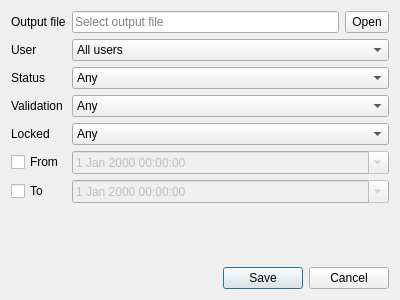
<?xml version="1.0" encoding="UTF-8"?>
<ui version="4.0">
 <class>ExportDialog</class>
 <widget class="QDialog" name="ExportDialog">
  <property name="geometry">
   <rect>
    <x>0</x>
    <y>0</y>
    <width>400</width>
    <height>300</height>
   </rect>
  </property>
  <property name="windowTitle">
   <string>Export data</string>
  </property>
  <property name="windowIcon">
   <iconset theme="document-save">
    <normaloff>.</normaloff>.</iconset>
  </property>
  <layout class="QGridLayout" name="gridLayout">
   <item row="0" column="0">
    <widget class="QLabel" name="pathLabel">
     <property name="text">
      <string>Output file</string>
     </property>
     <property name="buddy">
      <cstring>pathButton</cstring>
     </property>
    </widget>
   </item>
   <item row="0" column="1">
    <layout class="QHBoxLayout" name="horizontalLayout">
     <item>
      <widget class="QLineEdit" name="pathEdit">
       <property name="readOnly">
        <bool>true</bool>
       </property>
       <property name="placeholderText">
        <string>Select output file</string>
       </property>
      </widget>
     </item>
     <item>
      <widget class="QToolButton" name="pathButton">
       <property name="sizePolicy">
        <sizepolicy hsizetype="Preferred" vsizetype="Preferred">
         <horstretch>0</horstretch>
         <verstretch>0</verstretch>
        </sizepolicy>
       </property>
       <property name="toolTip">
        <string>Open folder</string>
       </property>
       <property name="text">
        <string>Open</string>
       </property>
       <property name="icon">
        <iconset theme="document-open">
         <normaloff>../MultimapAWZ</normaloff>../MultimapAWZ</iconset>
       </property>
      </widget>
     </item>
    </layout>
   </item>
   <item row="1" column="0">
    <widget class="QLabel" name="userLabel">
     <property name="text">
      <string>User</string>
     </property>
     <property name="buddy">
      <cstring>userCombo</cstring>
     </property>
    </widget>
   </item>
   <item row="1" column="1">
    <widget class="QComboBox" name="userCombo">
     <item>
      <property name="text">
       <string>All users</string>
      </property>
     </item>
    </widget>
   </item>
   <item row="2" column="0">
    <widget class="QLabel" name="statusLabel">
     <property name="text">
      <string>Status</string>
     </property>
     <property name="buddy">
      <cstring>statusCombo</cstring>
     </property>
    </widget>
   </item>
   <item row="2" column="1">
    <widget class="QComboBox" name="statusCombo">
     <item>
      <property name="text">
       <string comment="status">Any</string>
      </property>
     </item>
     <item>
      <property name="text">
       <string>Done</string>
      </property>
     </item>
     <item>
      <property name="text">
       <string>Undone</string>
      </property>
     </item>
    </widget>
   </item>
   <item row="3" column="0">
    <widget class="QLabel" name="validationLabel">
     <property name="text">
      <string>Validation</string>
     </property>
     <property name="buddy">
      <cstring>validationCombo</cstring>
     </property>
    </widget>
   </item>
   <item row="3" column="1">
    <widget class="QComboBox" name="validationCombo">
     <item>
      <property name="text">
       <string comment="validation">Any</string>
      </property>
     </item>
     <item>
      <property name="text">
       <string>Valid</string>
      </property>
     </item>
     <item>
      <property name="text">
       <string>Invalid</string>
      </property>
     </item>
    </widget>
   </item>
   <item row="4" column="0">
    <widget class="QLabel" name="lockedLabel">
     <property name="text">
      <string>Locked</string>
     </property>
     <property name="buddy">
      <cstring>lockedCombo</cstring>
     </property>
    </widget>
   </item>
   <item row="4" column="1">
    <widget class="QComboBox" name="lockedCombo">
     <item>
      <property name="text">
       <string extracomment="locked">Any</string>
      </property>
     </item>
     <item>
      <property name="text">
       <string>Locked</string>
      </property>
     </item>
     <item>
      <property name="text">
       <string>Unlocked</string>
      </property>
     </item>
    </widget>
   </item>
   <item row="5" column="0">
    <widget class="QCheckBox" name="fromCheck">
     <property name="text">
      <string>From</string>
     </property>
    </widget>
   </item>
   <item row="5" column="1">
    <widget class="QDateTimeEdit" name="fromDate">
     <property name="enabled">
      <bool>false</bool>
     </property>
     <property name="calendarPopup">
      <bool>true</bool>
     </property>
    </widget>
   </item>
   <item row="6" column="0">
    <widget class="QCheckBox" name="toCheck">
     <property name="text">
      <string>To</string>
     </property>
    </widget>
   </item>
   <item row="6" column="1">
    <widget class="QDateTimeEdit" name="toDate">
     <property name="enabled">
      <bool>false</bool>
     </property>
     <property name="calendarPopup">
      <bool>true</bool>
     </property>
    </widget>
   </item>
   <item row="8" column="0" colspan="2">
    <widget class="QDialogButtonBox" name="buttonBox">
     <property name="orientation">
      <enum>Qt::Horizontal</enum>
     </property>
     <property name="standardButtons">
      <set>QDialogButtonBox::Cancel|QDialogButtonBox::Save</set>
     </property>
    </widget>
   </item>
   <item row="7" column="0" colspan="2">
    <spacer name="verticalSpacer">
     <property name="orientation">
      <enum>Qt::Vertical</enum>
     </property>
     <property name="sizeHint" stdset="0">
      <size>
       <width>20</width>
       <height>96</height>
      </size>
     </property>
    </spacer>
   </item>
  </layout>
 </widget>
 <tabstops>
  <tabstop>pathEdit</tabstop>
  <tabstop>pathButton</tabstop>
  <tabstop>userCombo</tabstop>
  <tabstop>statusCombo</tabstop>
  <tabstop>validationCombo</tabstop>
  <tabstop>lockedCombo</tabstop>
  <tabstop>fromCheck</tabstop>
  <tabstop>fromDate</tabstop>
  <tabstop>toCheck</tabstop>
  <tabstop>toDate</tabstop>
 </tabstops>
 <resources/>
 <connections>
  <connection>
   <sender>buttonBox</sender>
   <signal>accepted()</signal>
   <receiver>ExportDialog</receiver>
   <slot>accept()</slot>
   <hints>
    <hint type="sourcelabel">
     <x>226</x>
     <y>281</y>
    </hint>
    <hint type="destinationlabel">
     <x>157</x>
     <y>274</y>
    </hint>
   </hints>
  </connection>
  <connection>
   <sender>buttonBox</sender>
   <signal>rejected()</signal>
   <receiver>ExportDialog</receiver>
   <slot>reject()</slot>
   <hints>
    <hint type="sourcelabel">
     <x>294</x>
     <y>287</y>
    </hint>
    <hint type="destinationlabel">
     <x>286</x>
     <y>274</y>
    </hint>
   </hints>
  </connection>
  <connection>
   <sender>fromCheck</sender>
   <signal>toggled(bool)</signal>
   <receiver>fromDate</receiver>
   <slot>setEnabled(bool)</slot>
   <hints>
    <hint type="sourcelabel">
     <x>45</x>
     <y>115</y>
    </hint>
    <hint type="destinationlabel">
     <x>171</x>
     <y>116</y>
    </hint>
   </hints>
  </connection>
  <connection>
   <sender>toCheck</sender>
   <signal>toggled(bool)</signal>
   <receiver>toDate</receiver>
   <slot>setEnabled(bool)</slot>
   <hints>
    <hint type="sourcelabel">
     <x>37</x>
     <y>149</y>
    </hint>
    <hint type="destinationlabel">
     <x>135</x>
     <y>147</y>
    </hint>
   </hints>
  </connection>
 </connections>
</ui>
